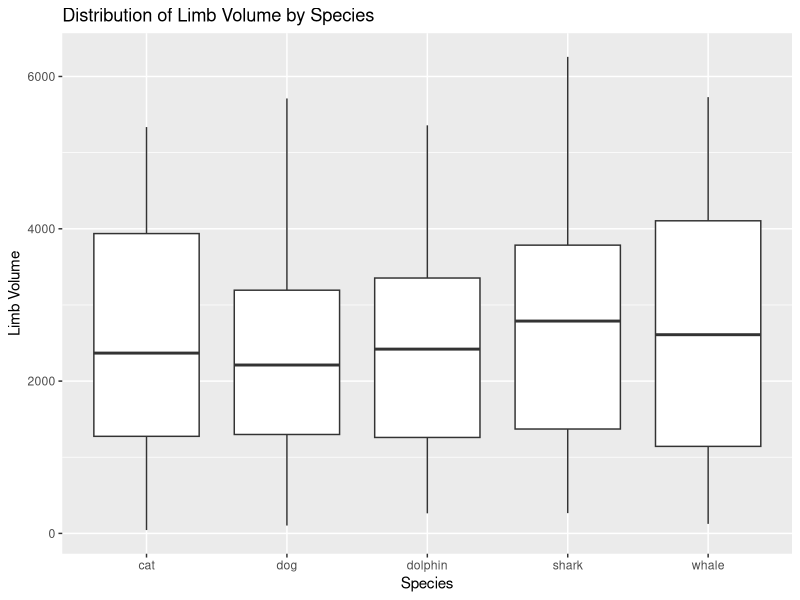
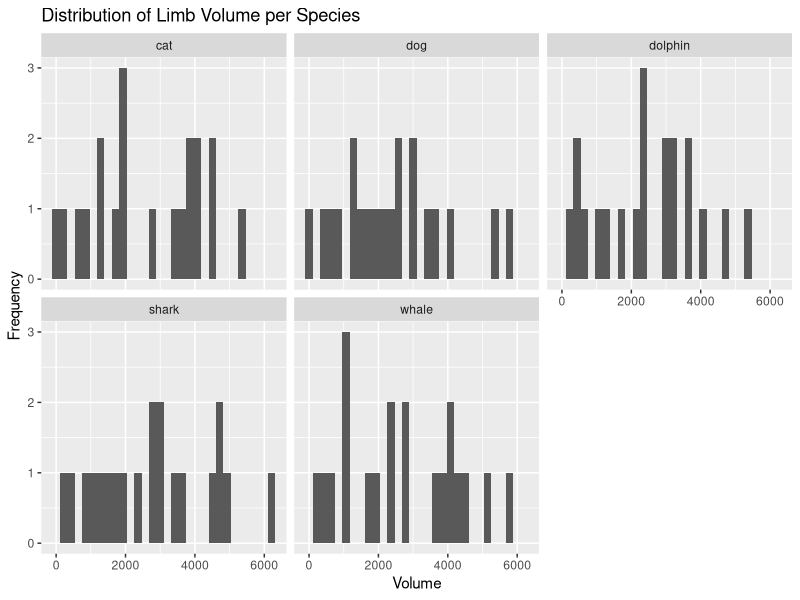

Reproduce these figures in R, in order.
## ---- chunk 1
knitr::opts_chunk$set(echo = TRUE)
## ---- chunk 2

set.seed(1)
species<- c("cat", "dog", "whale", "dolphin", "shark")
sample(species, size = 100, replace = TRUE)
## ---- chunk 3
set.seed(1)
Limb_width<- c(1:100)
rlnorm(100, meanlog = 0, sdlog =1)

## ---- chunk 4
set.seed(1)
Limb_length<- rnorm(100, mean = 50, sd = 10)
Limb_length
## ---- chunk 5
set.seed(1)
Observer<- c("Maia", "Peter", "Jade")
Observers<- sample(Observer, size = 100, replace = TRUE)
Observers

## ---- chunk 6
measurements<-data.frame(species, Limb_width, Limb_length, Observers)
write.csv(measurements,file= "measurements", row.names = F)
head(measurements)
## ---- chunk 7
#upload library 
library(dplyr)

#upload data from r script 1
Data1<- read.csv("measurements.csv")
Data1

#add volume column 
Data1<- Data1 %>%
  mutate(Volume= Limb_width*Limb_length)
Data1

#overwrite new data
write.csv(Data1, "meansurements.csv", row.names = F)
## ---- chunk 8

Data1<-Data1 %>%
  arrange(species, Observers, Volume)
head(Data1)
## ---- chunk 9
average<-Data1 %>%
  group_by(species)
average
## ---- chunk 10
nobservations<- Data1 %>%
  group_by(species, Observers)
nobservations
## ---- chunk 11
library(ggplot2)
ggplot(data = Data1, aes(x= species, y= Volume)) +geom_boxplot() +labs(title = "Distribution of Limb Volume by Species", x= "Species", y= "Limb Volume")

## ---- chunk 12
ggplot(data = Data1, aes(x= Volume)) +geom_histogram() +labs(title = "Distribution of Limb Volume per Species", x= "Volume", y= "Frequency") +facet_wrap(~species)

#facet_wrap for seperate histogram plots 

